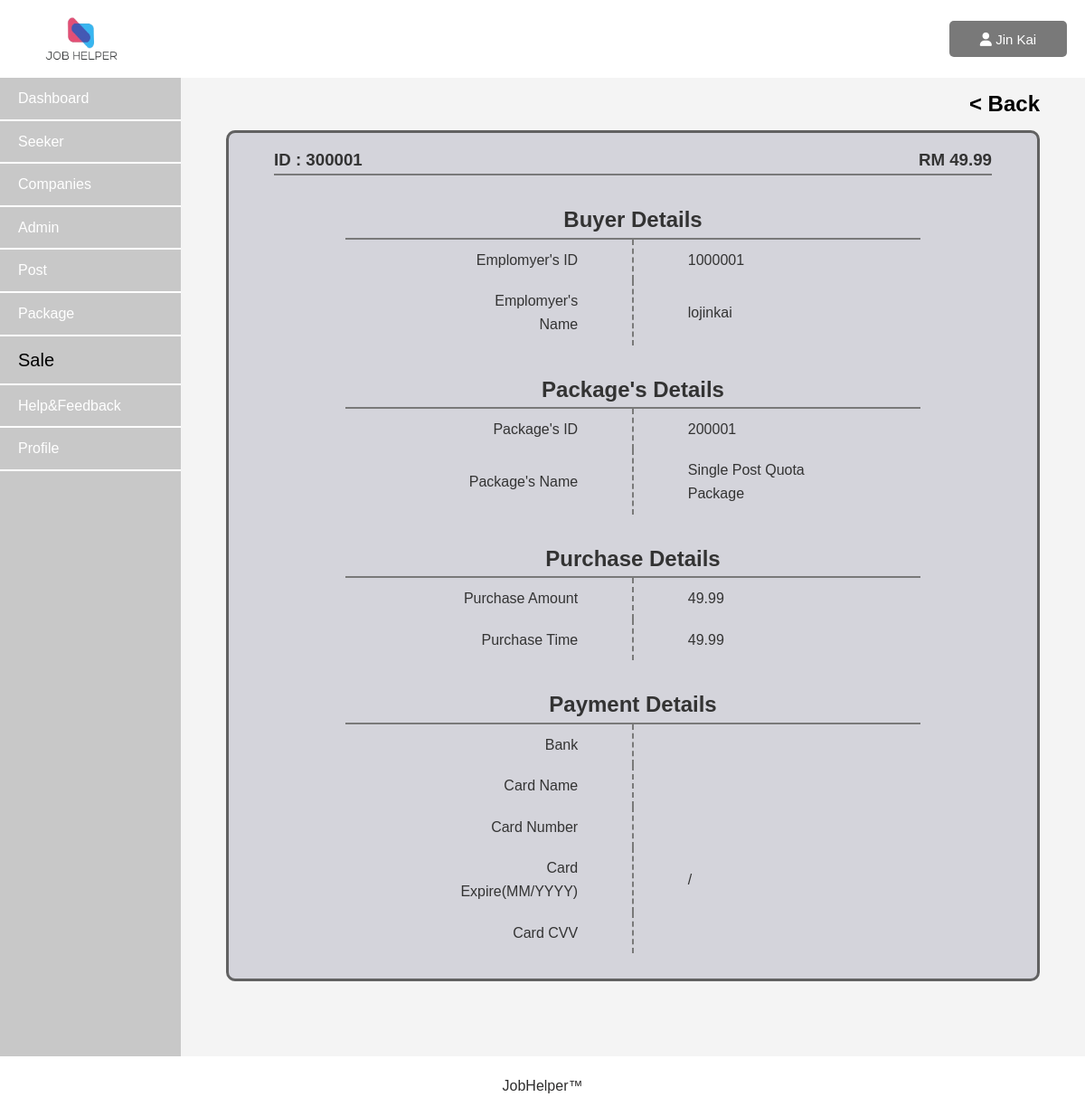
The page /Admin/Asaledetail.php?saleid=300001 (signed in) on the database its author committed.
### tables this page shows
CREATE TABLE `sale` 
   (
        `sale_id` int(11) PRIMARY KEY NOT NULL AUTO_INCREMENT,
        `purchase_amount` decimal(10,2) NOT NULL,
        `purchase_time` datetime NOT NULL DEFAULT current_timestamp(),
        `payment_status` varchar(10) NOT NULL,
        `employer_id` int(11) NOT NULL,
        `package_id` int(6) NOT NULL,
        `bank` varchar(100) DEFAULT NULL,
        `card_name` varchar(200) DEFAULT NULL,
        `card_number` int(11) DEFAULT NULL,
        `card_expire_year` int(11) DEFAULT NULL,
        `card_expire_month` int(11) DEFAULT NULL,
        `card_cvv` int(11) DEFAULT NULL
   );

CREATE TABLE employer (
        `id` INT NOT NULL PRIMARY KEY AUTO_INCREMENT,
        `employer_email` varchar(200) NOT NULL,
        `employer_name` varchar(500) NOT NULL,
        `password` varchar(500) NOT NULL,
        `balance` int NOT NULL
  );

CREATE TABLE package 
  (
        `package_id` int AUTO_INCREMENT PRIMARY KEY NOT NULL,
        `package_name` varchar(255) NOT NULL,
        `package_price` decimal(10, 2) NOT NULL,
        `package_description` TEXT,
        `package_post_quota` int(10) NOT NULL,
        `package_sale_status` tinyint(1) 
  );

### Admin/Asaledetail.php (the view, shortened to what this page needs)
<?php
    include("../Admin/Asession.php");
?>
<!DOCTYPE html>
<html lang="en">
<head>
    <link rel="stylesheet" href="Asaledetail.css">
    <link rel="stylesheet" href="https://cdnjs.cloudflare.com/ajax/libs/font-awesome/6.0.0-beta3/css/all.min.css">
</head>
<body>
    <header class="header">
        <img src="../general_image/jobhelper_logo.png" class="logo">
        <div>
            <button class="AdminAcc" onclick="displaybar()">
                <?php
                    $id = $_SESSION['id'];
                    $result = mysqli_query($connect,"SELECT * FROM admin where admin_id='$id'");
                    if($result)
                    {
                        $row = mysqli_fetch_assoc($result);
                        $fname = $row["admin_fname"];
                    }
                ?>
                <i class="fa-solid fa-user"></i><?php echo"   $fname"; ?>
            </button>
        </div>
    </header>
    <div class="container">
        <aside>
            <nav class="Menu">
                <ul>
                    <li><a href="Adashboard.php" >Dashboard</a></li>
                    <li><a href="Aseekermanagement.php">Seeker</a></li>
                    <li><a href="Acompanymanagement.php">Companies</a></li>
                    <li><a href="Aadminmanagement.php">Admin</a></li>
                    <li><a href="Apost.php">Post</a></li>
                    <li><a href="Apackage.php">Package</a></li>
                    <li><a href="Asale.php" id="now">Sale</a></li>
                    <li><a href="Ahelp.php">Help&Feedback</a></li>
                    <li><a href="Aprofile.php">Profile</a></li>
                </ul>
            </nav>
        </aside>
        <main>
            <a href="Asale.php" class="back"><h2>< Back</h2></a>
            <?php
                $id=$_REQUEST['saleid'];
                $result = mysqli_query($connect, "SELECT * FROM sale WHERE sale_id=$id;");
                $row = mysqli_fetch_assoc($result);
                if($row)
                {
                    $employer_id = $row["employer_id"];
                    $employer_result = mysqli_query($connect, "SELECT employer_name FROM employer WHERE id='$employer_id'");
                    $employer_row = mysqli_fetch_assoc($employer_result);
                    $employer_name = $employer_row['employer_name'];
                    $package_id = $row["package_id"];
                    $package_result = mysqli_query($connect, "SELECT package_name FROM package WHERE package_id='$package_id'");
                    $package_row = mysqli_fetch_assoc($package_result);
                    $package_name = $package_row['package_name'];
                    $sale_id = $row["sale_id"];
                    $purchase_amount = $row["purchase_amount"];
                    $bank = $row["bank"];
                    $card_name = $row["card_name"];
                    $card_number = $row["card_number"];
                    $card_expire_year = $row["card_expire_year"];
                    $card_expire_month = $row["card_expire_month"];
                    $card_cvv = $row["card_cvv"];
            ?>
                    <div class="Acontainer">
                        <div class="Aheader">
                            <div class="id">
                                <h3>ID : <?php echo $sale_id; ?></h3>
                            </div>
                            <div class="amount">
                                <h3>RM <?php echo $purchase_amount; ?></h3>
                            </div>
                        </div>
                        <div class="Bcontainer">
                            <div class="Ccontainer">
                                <table>
                                    <h2 class="title">Buyer Details</h2>
                                    <tbody>
                                        <tr>
                                            <td class="td1"></td>
                                            <td class="Atd">Emplomyer's ID</td>
                                            <td class="td2">
                                            <td class="td3">
                                            <td class="valuetd"><?php echo $employer_id; ?></td>
                                            <td class="td4"></td>
                                        </tr>
                                        <tr>
                                            <td class="td1"></td>
                                            <td class="Atd">Emplomyer's Name</td>
                                            <td class="td2">
                                            <td class="td3">
                                            <td class="valuetd"><?php echo $employer_name; ?></td>
                                            <td class="td4"></td>
                                        </tr>
                                    </tbody>
                                </table>
                            </div>
                            <div class="Ccontainer">
                                <table>
                                    <h2 class="title">Package's Details</h2>
                                    <tbody>
                                        <tr>
                                            <td class="td1"></td>
                                            <td class="Atd">Package's ID</td>
                                            <td class="td2">
                                            <td class="td3">
                                            <td class="valuetd"><?php echo $package_id; ?></td>
                                            <td class="td4"></td>
                                        </tr>
                                        <tr>
                                            <td class="td1"></td>
                                            <td class="Atd">Package's Name</td>
                                            <td class="td2">
                                            <td class="td3">
                                            <td class="valuetd"><?php echo $package_name; ?></td>
                                            <td class="td4"></td>
                                        </tr>
                                    </tbody>
                                </table>
                            </div>
                            <div class="Ccontainer">
                                <table>
                                    <h2 class="title">Purchase Details</h2>
                                    <tbody>
                                        <tr>
                                            <td class="td1"></td>
                                            <td class="Atd">Purchase Amount</td>
                                            <td class="td2">
                                            <td class="td3">
                                            <td class="valuetd"><?php echo $purchase_amount; ?></td>
                                            <td class="td4"></td>
                                        </tr>
                                        <tr>
                                            <td class="td1"></td>
                                            <td class="Atd">Purchase Time</td>
                                            <td class="td2">
                                            <td class="td3">
                                            <td class="valuetd"><?php echo $purchase_amount; ?></td>
                                            <td class="td4"></td>
                                        </tr>
                                    </tbody>
                                </table>
                            </div>
                            <div class="Ccontainer">
                                <table>
                                    <h2 class="title">Payment Details</h2>
                                    <tbody>
                                        <tr>
                                            <td class="td1"></td>
                                            <td class="Atd">Bank</td>
                                            <td class="td2">
                                            <td class="td3">
                                            <td class="valuetd"><?php echo $bank; ?></td>
                                            <td class="td4"></td>
                                        </tr>
                                        <tr>
                                            <td class="td1"></td>
                                            <td class="Atd">Card Name</td>
                                            <td class="td2">
                                            <td class="td3">
                                            <td class="valuetd"><?php echo $card_name; ?></td>
                                            <td class="td4"></td>
                                        </tr>
                                        <tr>
                                            <td class="td1"></td>
                                            <td class="Atd">Card Number</td>
                                            <td class="td2">
                                            <td class="td3">
                                            <td class="valuetd"><?php echo $card_number; ?></td>
                                            <td class="td4"></td>
                                        </tr>
                                        <tr>
                                            <td class="td1"></td>
                                            <td class="Atd">Card Expire(MM/YYYY)</td>
                                            <td class="td2">
                                            <td class="td3">
                                            <td class="valuetd"><?php echo $card_expire_month; ?>/<?php echo $card_expire_year; ?></td>
                                            <td class="td4"></td>
                                        </tr>
                                        <tr>
                                            <td class="td1"></td>
                                            <td class="Atd">Card CVV</td>
                                            <td class="td2">
                                            <td class="td3">
                                            <td class="valuetd"><?php echo $card_cvv; ?></td>
                                            <td class="td4"></td>
                                        </tr>
                                    </tbody>
                                </table>
                            </div>
                        </div>
                    </div>
            <?php
                }
            ?>
        </main>
    </div>
    <footer>
        <p>JobHelper&trade;</p>
    </footer>
</body>
</html>

### Admin/Asaledetail.css (style rules this page uses)
* { margin: 0; padding: 0; box-sizing: border-box; }
body { font-family: Arial, sans-serif; background-color: #f4f4f4; color: #333; line-height: 1.6; }
.header { display: flex; justify-content: space-between; align-items: center; background-color: White; color: #333; padding: 10px 20px; }
.logo { height: 50px; width: 80px; margin-left: 30px; margin-top: 8px; margin-bottom: 8px; }
.AdminAcc { color: white; background-color: #797979; padding: 10px; text-align: center; margin-left: 20px; cursor: pointer; border-radius: 5px; border: none; width: 130px; height: 40px; font-size: 15px; }
.container { display: flex; }
aside { width: 200px; background-color: rgb(200,200,200); color: #fff; }
aside nav ul { list-style-type: none; }
aside nav ul li { padding: 10px 20px; border: #fff; border-bottom: 2px solid ; }
aside nav ul li a#now { color: black; font-size: 20px; }
aside nav ul li a { color: #fff; text-decoration: none; }
main { flex: 1; height: 92vh; max-height: 92vh; overflow-y: auto; }
footer { background-color: white; color: #2e2d2d; padding: 20px; text-align: center; }
.back h2 { margin: 50px; margin-bottom: 10px; margin-top: 10px; color: black; }
.back { text-decoration: none; float: right; }
.Acontainer { border: #616161 solid 3px; width: 90%; height: 80vh; margin: auto; margin-top: 50px; background-color: #d4d4db; border-radius: 10px; overflow-y: auto; max-height: 80vh; }
.Aheader { display: flex; margin: 15px; justify-content: space-between; border-bottom: solid 2px #797979; margin-left: 50px; margin-right: 50px; background-color: #d4d4db; position: sticky; top: 0; }
.Bcontainer { width: 80%; margin: auto; border-radius: 5px; margin-bottom: 15px; margin-top: 10px; }
table { width: 80%; border-collapse: collapse; margin: auto; margin-bottom: 10px; }
td { padding: 10px; width: 40vh; }
.Atd { width: 30%; text-align: right; }
.td1 { width: 10%; }
.td2 { border-right: dashed #797979 2px; width: 10%; }
.td3 { width: 10%; }
.td4 { width: 5%; }
.valuetd { width: 35%; }
.Ccontainer { margin-top: 30px; margin-left: 40px; margin-right: 40px; }
.title { text-align: center; border-bottom: #797979 solid 2px; }

### rows shown on the page
sale: sale_id "300001", purchase_amount "49.99", employer "1000001", package "200001"
employer: employer_name "lojinkai"
package: package_name "Single Post Quota Package"

### other values the page prints
$fname "Jin Kai"
